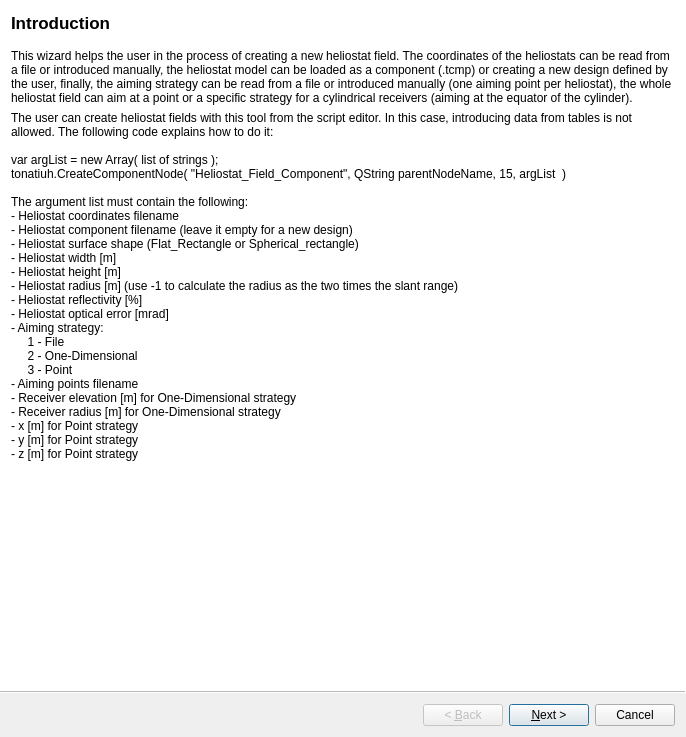
<?xml version="1.0" encoding="UTF-8"?>
<ui version="4.0">
 <class>HeliostatFieldWizard</class>
 <widget class="QWizard" name="HeliostatFieldWizard">
  <property name="geometry">
   <rect>
    <x>0</x>
    <y>0</y>
    <width>686</width>
    <height>737</height>
   </rect>
  </property>
  <property name="sizePolicy">
   <sizepolicy hsizetype="Preferred" vsizetype="Preferred">
    <horstretch>0</horstretch>
    <verstretch>0</verstretch>
   </sizepolicy>
  </property>
  <property name="minimumSize">
   <size>
    <width>686</width>
    <height>737</height>
   </size>
  </property>
  <property name="windowTitle">
   <string>Heliostat Field Wizard</string>
  </property>
  <property name="modal">
   <bool>true</bool>
  </property>
  <property name="wizardStyle">
   <enum>QWizard::ModernStyle</enum>
  </property>
  <widget class="QWizardPage" name="introductionPage">
   <property name="title">
    <string>Introduction</string>
   </property>
   <property name="subTitle">
    <string/>
   </property>
   <attribute name="pageId">
    <string notr="true">1</string>
   </attribute>
   <layout class="QVBoxLayout" name="verticalLayout">
    <item>
     <widget class="QLabel" name="labelIntr1">
      <property name="text">
       <string>This wizard helps the user in the process of creating a new heliostat field. The coordinates of the heliostats can be read from a file or introduced manually, the heliostat model can be loaded as a component (.tcmp) or creating a new design defined by the user, finally, the aiming strategy can be read from a file or introduced manually (one aiming point per heliostat), the whole heliostat field can aim at a point or a specific strategy for a cylindrical receivers (aiming at the equator of the cylinder). </string>
      </property>
      <property name="scaledContents">
       <bool>false</bool>
      </property>
      <property name="wordWrap">
       <bool>true</bool>
      </property>
     </widget>
    </item>
    <item>
     <widget class="QLabel" name="labelIntro2">
      <property name="text">
       <string>The user can create heliostat fields with this tool from the script editor. In this case, introducing data from tables is not allowed. The following code explains how to do it:

var argList = new Array( list of strings );
tonatiuh.CreateComponentNode( &quot;Heliostat_Field_Component&quot;, QString parentNodeName, 15, argList  )

The argument list must contain the following:
- Heliostat coordinates filename
- Heliostat component filename (leave it empty for a new design)
- Heliostat surface shape (Flat_Rectangle or Spherical_rectangle)
- Heliostat width [m]
- Heliostat height [m]
- Heliostat radius [m] (use -1 to calculate the radius as the two times the slant range)
- Heliostat reflectivity [%]
- Heliostat optical error [mrad]
- Aiming strategy:
     1 - File
     2 - One-Dimensional
     3 - Point
- Aiming points filename
- Receiver elevation [m] for One-Dimensional strategy
- Receiver radius [m] for One-Dimensional strategy
- x [m] for Point strategy
- y [m] for Point strategy
- z [m] for Point strategy
</string>
      </property>
      <property name="scaledContents">
       <bool>false</bool>
      </property>
      <property name="wordWrap">
       <bool>true</bool>
      </property>
     </widget>
    </item>
   </layout>
  </widget>
  <widget class="QWizardPage" name="heliostatPage">
   <property name="sizePolicy">
    <sizepolicy hsizetype="Preferred" vsizetype="Preferred">
     <horstretch>0</horstretch>
     <verstretch>0</verstretch>
    </sizepolicy>
   </property>
   <property name="minimumSize">
    <size>
     <width>0</width>
     <height>0</height>
    </size>
   </property>
   <property name="baseSize">
    <size>
     <width>0</width>
     <height>0</height>
    </size>
   </property>
   <property name="title">
    <string>Heliostat Field Definition</string>
   </property>
   <property name="subTitle">
    <string>Please define the heliostat coordinates, heliostat model and aiming strategy.</string>
   </property>
   <attribute name="pageId">
    <string notr="true">2</string>
   </attribute>
   <layout class="QGridLayout" name="gridLayout">
    <property name="sizeConstraint">
     <enum>QLayout::SetNoConstraint</enum>
    </property>
    <item row="34" column="2">
     <widget class="QPushButton" name="editTableStrategyButton">
      <property name="text">
       <string>Edit</string>
      </property>
     </widget>
    </item>
    <item row="23" column="0" colspan="14">
     <widget class="Line" name="receiveLine">
      <property name="orientation">
       <enum>Qt::Horizontal</enum>
      </property>
     </widget>
    </item>
    <item row="3" column="0" colspan="14">
     <widget class="Line" name="coordLine">
      <property name="orientation">
       <enum>Qt::Horizontal</enum>
      </property>
     </widget>
    </item>
    <item row="4" column="1">
     <widget class="QRadioButton" name="fileNameHelRadio">
      <property name="minimumSize">
       <size>
        <width>100</width>
        <height>0</height>
       </size>
      </property>
      <property name="layoutDirection">
       <enum>Qt::LeftToRight</enum>
      </property>
      <property name="text">
       <string>File Name:</string>
      </property>
      <property name="checked">
       <bool>false</bool>
      </property>
      <property name="autoExclusive">
       <bool>false</bool>
      </property>
     </widget>
    </item>
    <item row="5" column="1">
     <widget class="QRadioButton" name="tableHelRadio">
      <property name="enabled">
       <bool>true</bool>
      </property>
      <property name="text">
       <string>Table:</string>
      </property>
      <property name="checkable">
       <bool>true</bool>
      </property>
      <property name="autoExclusive">
       <bool>false</bool>
      </property>
     </widget>
    </item>
    <item row="10" column="1">
     <widget class="QRadioButton" name="componentRadio">
      <property name="minimumSize">
       <size>
        <width>100</width>
        <height>0</height>
       </size>
      </property>
      <property name="maximumSize">
       <size>
        <width>0</width>
        <height>16777215</height>
       </size>
      </property>
      <property name="text">
       <string>Component:</string>
      </property>
      <property name="checked">
       <bool>false</bool>
      </property>
      <property name="autoExclusive">
       <bool>false</bool>
      </property>
     </widget>
    </item>
    <item row="24" column="1">
     <widget class="QRadioButton" name="fileNameStrategyRadio">
      <property name="minimumSize">
       <size>
        <width>100</width>
        <height>0</height>
       </size>
      </property>
      <property name="text">
       <string>File Name:</string>
      </property>
      <property name="checked">
       <bool>false</bool>
      </property>
      <property name="autoExclusive">
       <bool>false</bool>
      </property>
     </widget>
    </item>
    <item row="31" column="7">
     <spacer name="horizontalSpacer_4">
      <property name="orientation">
       <enum>Qt::Horizontal</enum>
      </property>
      <property name="sizeType">
       <enum>QSizePolicy::Minimum</enum>
      </property>
      <property name="sizeHint" stdset="0">
       <size>
        <width>40</width>
        <height>20</height>
       </size>
      </property>
     </spacer>
    </item>
    <item row="10" column="7">
     <widget class="QPushButton" name="openHelComponentButton">
      <property name="text">
       <string/>
      </property>
      <property name="icon">
       <iconset>
        <normaloff>:/icons/open.png</normaloff>:/icons/open.png</iconset>
      </property>
     </widget>
    </item>
    <item row="4" column="7">
     <widget class="QPushButton" name="openCoordFileButton">
      <property name="text">
       <string/>
      </property>
      <property name="icon">
       <iconset>
        <normaloff>:/icons/open.png</normaloff>:/icons/open.png</iconset>
      </property>
     </widget>
    </item>
    <item row="24" column="7">
     <widget class="QPushButton" name="openStrategyButton">
      <property name="text">
       <string/>
      </property>
      <property name="icon">
       <iconset>
        <normaloff>:/icons/open.png</normaloff>:/icons/open.png</iconset>
      </property>
     </widget>
    </item>
    <item row="33" column="4">
     <widget class="QLabel" name="zPointUnitLabel">
      <property name="enabled">
       <bool>true</bool>
      </property>
      <property name="sizePolicy">
       <sizepolicy hsizetype="Minimum" vsizetype="Preferred">
        <horstretch>0</horstretch>
        <verstretch>0</verstretch>
       </sizepolicy>
      </property>
      <property name="text">
       <string>m</string>
      </property>
     </widget>
    </item>
    <item row="19" column="4">
     <widget class="QDoubleSpinBox" name="hRadiusSpin">
      <property name="enabled">
       <bool>true</bool>
      </property>
      <property name="sizePolicy">
       <sizepolicy hsizetype="Preferred" vsizetype="Fixed">
        <horstretch>0</horstretch>
        <verstretch>0</verstretch>
       </sizepolicy>
      </property>
      <property name="maximumSize">
       <size>
        <width>150</width>
        <height>16777215</height>
       </size>
      </property>
      <property name="decimals">
       <number>3</number>
      </property>
      <property name="maximum">
       <double>99999999999999998278261272554585856747747644714015897553975120217811154108416.000000000000000</double>
      </property>
      <property name="value">
       <double>100.000000000000000</double>
      </property>
     </widget>
    </item>
    <item row="13" column="2">
     <widget class="QLabel" name="hWidthLabel">
      <property name="enabled">
       <bool>true</bool>
      </property>
      <property name="sizePolicy">
       <sizepolicy hsizetype="Minimum" vsizetype="Preferred">
        <horstretch>0</horstretch>
        <verstretch>0</verstretch>
       </sizepolicy>
      </property>
      <property name="text">
       <string>Width:</string>
      </property>
      <property name="alignment">
       <set>Qt::AlignRight|Qt::AlignTrailing|Qt::AlignVCenter</set>
      </property>
     </widget>
    </item>
    <item row="14" column="2">
     <widget class="QLabel" name="hHeightLabel">
      <property name="enabled">
       <bool>true</bool>
      </property>
      <property name="sizePolicy">
       <sizepolicy hsizetype="Minimum" vsizetype="Preferred">
        <horstretch>0</horstretch>
        <verstretch>0</verstretch>
       </sizepolicy>
      </property>
      <property name="text">
       <string>Height:</string>
      </property>
      <property name="alignment">
       <set>Qt::AlignRight|Qt::AlignTrailing|Qt::AlignVCenter</set>
      </property>
     </widget>
    </item>
    <item row="14" column="3">
     <widget class="QDoubleSpinBox" name="heightSpin">
      <property name="enabled">
       <bool>true</bool>
      </property>
      <property name="sizePolicy">
       <sizepolicy hsizetype="Preferred" vsizetype="Fixed">
        <horstretch>0</horstretch>
        <verstretch>0</verstretch>
       </sizepolicy>
      </property>
      <property name="maximumSize">
       <size>
        <width>150</width>
        <height>16777215</height>
       </size>
      </property>
      <property name="decimals">
       <number>4</number>
      </property>
      <property name="maximum">
       <double>100000000000000004188152556421145795899143386664033828314342771180699648.000000000000000</double>
      </property>
      <property name="value">
       <double>10.420000000000000</double>
      </property>
     </widget>
    </item>
    <item row="12" column="2">
     <widget class="QLabel" name="hShapeLabel">
      <property name="enabled">
       <bool>true</bool>
      </property>
      <property name="sizePolicy">
       <sizepolicy hsizetype="Minimum" vsizetype="Preferred">
        <horstretch>0</horstretch>
        <verstretch>0</verstretch>
       </sizepolicy>
      </property>
      <property name="text">
       <string>Shape:</string>
      </property>
      <property name="alignment">
       <set>Qt::AlignRight|Qt::AlignTrailing|Qt::AlignVCenter</set>
      </property>
     </widget>
    </item>
    <item row="12" column="3">
     <widget class="QComboBox" name="shapeBox">
      <property name="enabled">
       <bool>true</bool>
      </property>
      <property name="sizePolicy">
       <sizepolicy hsizetype="Preferred" vsizetype="Fixed">
        <horstretch>0</horstretch>
        <verstretch>0</verstretch>
       </sizepolicy>
      </property>
      <property name="minimumSize">
       <size>
        <width>125</width>
        <height>0</height>
       </size>
      </property>
      <property name="maximumSize">
       <size>
        <width>150</width>
        <height>16777215</height>
       </size>
      </property>
      <item>
       <property name="text">
        <string>Flat_Rectangle</string>
       </property>
      </item>
      <item>
       <property name="text">
        <string>Spherical_rectangle</string>
       </property>
      </item>
     </widget>
    </item>
    <item row="13" column="3">
     <widget class="QDoubleSpinBox" name="widthSpin">
      <property name="enabled">
       <bool>true</bool>
      </property>
      <property name="sizePolicy">
       <sizepolicy hsizetype="Preferred" vsizetype="Fixed">
        <horstretch>0</horstretch>
        <verstretch>0</verstretch>
       </sizepolicy>
      </property>
      <property name="maximumSize">
       <size>
        <width>150</width>
        <height>16777215</height>
       </size>
      </property>
      <property name="decimals">
       <number>4</number>
      </property>
      <property name="maximum">
       <double>10000000000000000725314363815292351261583744096465219555182101554790400.000000000000000</double>
      </property>
      <property name="value">
       <double>11.414999999999999</double>
      </property>
     </widget>
    </item>
    <item row="10" column="2" colspan="5">
     <widget class="QLineEdit" name="heliostatComponentLine">
      <property name="sizePolicy">
       <sizepolicy hsizetype="Minimum" vsizetype="Fixed">
        <horstretch>0</horstretch>
        <verstretch>0</verstretch>
       </sizepolicy>
      </property>
      <property name="maximumSize">
       <size>
        <width>16777215</width>
        <height>16777215</height>
       </size>
      </property>
     </widget>
    </item>
    <item row="8" column="0" colspan="14">
     <widget class="Line" name="surfaceLine">
      <property name="orientation">
       <enum>Qt::Horizontal</enum>
      </property>
     </widget>
    </item>
    <item row="19" column="3">
     <widget class="QRadioButton" name="radioCheckButton">
      <property name="enabled">
       <bool>true</bool>
      </property>
      <property name="sizePolicy">
       <sizepolicy hsizetype="Minimum" vsizetype="Fixed">
        <horstretch>0</horstretch>
        <verstretch>0</verstretch>
       </sizepolicy>
      </property>
      <property name="maximumSize">
       <size>
        <width>16777215</width>
        <height>16777215</height>
       </size>
      </property>
      <property name="text">
       <string>Equal radius</string>
      </property>
      <property name="autoExclusive">
       <bool>true</bool>
      </property>
     </widget>
    </item>
    <item row="19" column="5">
     <widget class="QLabel" name="hRadiusUnitLabel">
      <property name="enabled">
       <bool>true</bool>
      </property>
      <property name="sizePolicy">
       <sizepolicy hsizetype="Minimum" vsizetype="Preferred">
        <horstretch>0</horstretch>
        <verstretch>0</verstretch>
       </sizepolicy>
      </property>
      <property name="maximumSize">
       <size>
        <width>40</width>
        <height>16777215</height>
       </size>
      </property>
      <property name="text">
       <string>m</string>
      </property>
     </widget>
    </item>
    <item row="29" column="2">
     <widget class="QLabel" name="rRadiusLabel">
      <property name="enabled">
       <bool>true</bool>
      </property>
      <property name="sizePolicy">
       <sizepolicy hsizetype="Minimum" vsizetype="Preferred">
        <horstretch>0</horstretch>
        <verstretch>0</verstretch>
       </sizepolicy>
      </property>
      <property name="text">
       <string>Radius:</string>
      </property>
      <property name="alignment">
       <set>Qt::AlignRight|Qt::AlignTrailing|Qt::AlignVCenter</set>
      </property>
     </widget>
    </item>
    <item row="32" column="2">
     <widget class="QLabel" name="yPointLabel">
      <property name="enabled">
       <bool>true</bool>
      </property>
      <property name="sizePolicy">
       <sizepolicy hsizetype="Minimum" vsizetype="Preferred">
        <horstretch>0</horstretch>
        <verstretch>0</verstretch>
       </sizepolicy>
      </property>
      <property name="text">
       <string>y:</string>
      </property>
      <property name="alignment">
       <set>Qt::AlignRight|Qt::AlignTrailing|Qt::AlignVCenter</set>
      </property>
     </widget>
    </item>
    <item row="33" column="2">
     <widget class="QLabel" name="zPointLabel">
      <property name="enabled">
       <bool>true</bool>
      </property>
      <property name="sizePolicy">
       <sizepolicy hsizetype="Minimum" vsizetype="Preferred">
        <horstretch>0</horstretch>
        <verstretch>0</verstretch>
       </sizepolicy>
      </property>
      <property name="text">
       <string>z:</string>
      </property>
      <property name="alignment">
       <set>Qt::AlignRight|Qt::AlignTrailing|Qt::AlignVCenter</set>
      </property>
     </widget>
    </item>
    <item row="31" column="2">
     <widget class="QLabel" name="xPointLabel">
      <property name="enabled">
       <bool>true</bool>
      </property>
      <property name="sizePolicy">
       <sizepolicy hsizetype="Minimum" vsizetype="Preferred">
        <horstretch>0</horstretch>
        <verstretch>0</verstretch>
       </sizepolicy>
      </property>
      <property name="text">
       <string>x:</string>
      </property>
      <property name="alignment">
       <set>Qt::AlignRight|Qt::AlignTrailing|Qt::AlignVCenter</set>
      </property>
     </widget>
    </item>
    <item row="21" column="2">
     <widget class="QLabel" name="rSigmaLabel">
      <property name="enabled">
       <bool>true</bool>
      </property>
      <property name="sizePolicy">
       <sizepolicy hsizetype="Minimum" vsizetype="Preferred">
        <horstretch>0</horstretch>
        <verstretch>0</verstretch>
       </sizepolicy>
      </property>
      <property name="text">
       <string>Sigma Slope:</string>
      </property>
      <property name="alignment">
       <set>Qt::AlignRight|Qt::AlignTrailing|Qt::AlignVCenter</set>
      </property>
     </widget>
    </item>
    <item row="27" column="2">
     <widget class="QLabel" name="rElevationLabel">
      <property name="enabled">
       <bool>true</bool>
      </property>
      <property name="sizePolicy">
       <sizepolicy hsizetype="Minimum" vsizetype="Preferred">
        <horstretch>0</horstretch>
        <verstretch>0</verstretch>
       </sizepolicy>
      </property>
      <property name="text">
       <string>Elevation:</string>
      </property>
      <property name="alignment">
       <set>Qt::AlignRight|Qt::AlignTrailing|Qt::AlignVCenter</set>
      </property>
     </widget>
    </item>
    <item row="16" column="2">
     <widget class="QLabel" name="radiusLabel">
      <property name="enabled">
       <bool>true</bool>
      </property>
      <property name="sizePolicy">
       <sizepolicy hsizetype="Minimum" vsizetype="Preferred">
        <horstretch>0</horstretch>
        <verstretch>0</verstretch>
       </sizepolicy>
      </property>
      <property name="text">
       <string>Radius:</string>
      </property>
      <property name="alignment">
       <set>Qt::AlignRight|Qt::AlignTrailing|Qt::AlignVCenter</set>
      </property>
     </widget>
    </item>
    <item row="20" column="2">
     <widget class="QLabel" name="hReflectivityLabel">
      <property name="enabled">
       <bool>true</bool>
      </property>
      <property name="sizePolicy">
       <sizepolicy hsizetype="Minimum" vsizetype="Preferred">
        <horstretch>0</horstretch>
        <verstretch>0</verstretch>
       </sizepolicy>
      </property>
      <property name="text">
       <string>Reflectivity:</string>
      </property>
      <property name="alignment">
       <set>Qt::AlignRight|Qt::AlignTrailing|Qt::AlignVCenter</set>
      </property>
     </widget>
    </item>
    <item row="14" column="4">
     <widget class="QLabel" name="hHeightUnitLabel">
      <property name="enabled">
       <bool>true</bool>
      </property>
      <property name="sizePolicy">
       <sizepolicy hsizetype="Minimum" vsizetype="Preferred">
        <horstretch>0</horstretch>
        <verstretch>0</verstretch>
       </sizepolicy>
      </property>
      <property name="text">
       <string>m</string>
      </property>
     </widget>
    </item>
    <item row="21" column="3">
     <widget class="QDoubleSpinBox" name="hSigmaSpin">
      <property name="enabled">
       <bool>true</bool>
      </property>
      <property name="sizePolicy">
       <sizepolicy hsizetype="Preferred" vsizetype="Fixed">
        <horstretch>0</horstretch>
        <verstretch>0</verstretch>
       </sizepolicy>
      </property>
      <property name="maximumSize">
       <size>
        <width>150</width>
        <height>16777215</height>
       </size>
      </property>
      <property name="decimals">
       <number>4</number>
      </property>
      <property name="maximum">
       <double>1000000000000000042420637374017961984.000000000000000</double>
      </property>
     </widget>
    </item>
    <item row="21" column="4">
     <widget class="QLabel" name="mRadLabel">
      <property name="enabled">
       <bool>true</bool>
      </property>
      <property name="sizePolicy">
       <sizepolicy hsizetype="Minimum" vsizetype="Preferred">
        <horstretch>0</horstretch>
        <verstretch>0</verstretch>
       </sizepolicy>
      </property>
      <property name="text">
       <string>mrad</string>
      </property>
     </widget>
    </item>
    <item row="13" column="4">
     <widget class="QLabel" name="hWidthUnitLabel">
      <property name="enabled">
       <bool>true</bool>
      </property>
      <property name="sizePolicy">
       <sizepolicy hsizetype="Minimum" vsizetype="Preferred">
        <horstretch>0</horstretch>
        <verstretch>0</verstretch>
       </sizepolicy>
      </property>
      <property name="text">
       <string>m</string>
      </property>
     </widget>
    </item>
    <item row="20" column="3">
     <widget class="QDoubleSpinBox" name="hReflectivitySpin">
      <property name="enabled">
       <bool>true</bool>
      </property>
      <property name="sizePolicy">
       <sizepolicy hsizetype="Preferred" vsizetype="Fixed">
        <horstretch>0</horstretch>
        <verstretch>0</verstretch>
       </sizepolicy>
      </property>
      <property name="maximumSize">
       <size>
        <width>150</width>
        <height>16777215</height>
       </size>
      </property>
      <property name="decimals">
       <number>4</number>
      </property>
      <property name="maximum">
       <double>100.000000000000000</double>
      </property>
      <property name="value">
       <double>100.000000000000000</double>
      </property>
     </widget>
    </item>
    <item row="20" column="4">
     <widget class="QLabel" name="hReflectivityUnitLabel">
      <property name="enabled">
       <bool>true</bool>
      </property>
      <property name="sizePolicy">
       <sizepolicy hsizetype="Minimum" vsizetype="Preferred">
        <horstretch>0</horstretch>
        <verstretch>0</verstretch>
       </sizepolicy>
      </property>
      <property name="text">
       <string>%</string>
      </property>
     </widget>
    </item>
    <item row="31" column="3">
     <widget class="QDoubleSpinBox" name="xPointSpin">
      <property name="enabled">
       <bool>true</bool>
      </property>
      <property name="sizePolicy">
       <sizepolicy hsizetype="Preferred" vsizetype="Fixed">
        <horstretch>0</horstretch>
        <verstretch>0</verstretch>
       </sizepolicy>
      </property>
      <property name="maximumSize">
       <size>
        <width>150</width>
        <height>16777215</height>
       </size>
      </property>
      <property name="decimals">
       <number>4</number>
      </property>
      <property name="minimum">
       <double>-1000000000.000000000000000</double>
      </property>
      <property name="maximum">
       <double>1000000000.000000000000000</double>
      </property>
     </widget>
    </item>
    <item row="29" column="3">
     <widget class="QDoubleSpinBox" name="rRadiusSpin">
      <property name="enabled">
       <bool>true</bool>
      </property>
      <property name="sizePolicy">
       <sizepolicy hsizetype="Preferred" vsizetype="Fixed">
        <horstretch>0</horstretch>
        <verstretch>0</verstretch>
       </sizepolicy>
      </property>
      <property name="maximumSize">
       <size>
        <width>150</width>
        <height>16777215</height>
       </size>
      </property>
      <property name="decimals">
       <number>4</number>
      </property>
      <property name="maximum">
       <double>999999999.000000000000000</double>
      </property>
     </widget>
    </item>
    <item row="27" column="3">
     <widget class="QDoubleSpinBox" name="rElevationSpin">
      <property name="enabled">
       <bool>true</bool>
      </property>
      <property name="sizePolicy">
       <sizepolicy hsizetype="Preferred" vsizetype="Fixed">
        <horstretch>0</horstretch>
        <verstretch>0</verstretch>
       </sizepolicy>
      </property>
      <property name="maximumSize">
       <size>
        <width>150</width>
        <height>16777215</height>
       </size>
      </property>
      <property name="decimals">
       <number>4</number>
      </property>
      <property name="maximum">
       <double>1000000000.000000000000000</double>
      </property>
     </widget>
    </item>
    <item row="29" column="4">
     <widget class="QLabel" name="rRadiusUnitLabel">
      <property name="enabled">
       <bool>true</bool>
      </property>
      <property name="sizePolicy">
       <sizepolicy hsizetype="Minimum" vsizetype="Preferred">
        <horstretch>0</horstretch>
        <verstretch>0</verstretch>
       </sizepolicy>
      </property>
      <property name="text">
       <string>m</string>
      </property>
     </widget>
    </item>
    <item row="32" column="3">
     <widget class="QDoubleSpinBox" name="yPointSpin">
      <property name="enabled">
       <bool>true</bool>
      </property>
      <property name="sizePolicy">
       <sizepolicy hsizetype="Preferred" vsizetype="Fixed">
        <horstretch>0</horstretch>
        <verstretch>0</verstretch>
       </sizepolicy>
      </property>
      <property name="maximumSize">
       <size>
        <width>150</width>
        <height>16777215</height>
       </size>
      </property>
      <property name="decimals">
       <number>4</number>
      </property>
      <property name="maximum">
       <double>1000000000.000000000000000</double>
      </property>
     </widget>
    </item>
    <item row="27" column="4">
     <widget class="QLabel" name="rElevationUnitLabel">
      <property name="enabled">
       <bool>true</bool>
      </property>
      <property name="sizePolicy">
       <sizepolicy hsizetype="Minimum" vsizetype="Preferred">
        <horstretch>0</horstretch>
        <verstretch>0</verstretch>
       </sizepolicy>
      </property>
      <property name="text">
       <string>m</string>
      </property>
     </widget>
    </item>
    <item row="33" column="3">
     <widget class="QDoubleSpinBox" name="zPointSpin">
      <property name="enabled">
       <bool>true</bool>
      </property>
      <property name="sizePolicy">
       <sizepolicy hsizetype="Preferred" vsizetype="Fixed">
        <horstretch>0</horstretch>
        <verstretch>0</verstretch>
       </sizepolicy>
      </property>
      <property name="maximumSize">
       <size>
        <width>150</width>
        <height>16777215</height>
       </size>
      </property>
      <property name="decimals">
       <number>4</number>
      </property>
      <property name="minimum">
       <double>-1000000000.000000000000000</double>
      </property>
      <property name="maximum">
       <double>1000000000.000000000000000</double>
      </property>
     </widget>
    </item>
    <item row="32" column="4">
     <widget class="QLabel" name="yPointUnitLabel">
      <property name="enabled">
       <bool>true</bool>
      </property>
      <property name="sizePolicy">
       <sizepolicy hsizetype="Minimum" vsizetype="Preferred">
        <horstretch>0</horstretch>
        <verstretch>0</verstretch>
       </sizepolicy>
      </property>
      <property name="text">
       <string>m</string>
      </property>
     </widget>
    </item>
    <item row="31" column="4">
     <widget class="QLabel" name="xPointUnitLabel">
      <property name="enabled">
       <bool>true</bool>
      </property>
      <property name="sizePolicy">
       <sizepolicy hsizetype="Minimum" vsizetype="Preferred">
        <horstretch>0</horstretch>
        <verstretch>0</verstretch>
       </sizepolicy>
      </property>
      <property name="text">
       <string>m</string>
      </property>
     </widget>
    </item>
    <item row="24" column="2" colspan="5">
     <widget class="QLineEdit" name="strategyLine">
      <property name="enabled">
       <bool>true</bool>
      </property>
      <property name="sizePolicy">
       <sizepolicy hsizetype="Minimum" vsizetype="Fixed">
        <horstretch>0</horstretch>
        <verstretch>0</verstretch>
       </sizepolicy>
      </property>
      <property name="maximumSize">
       <size>
        <width>16777215</width>
        <height>16777215</height>
       </size>
      </property>
     </widget>
    </item>
    <item row="4" column="2" colspan="5">
     <widget class="QLineEdit" name="heliostatCoordinatesLine">
      <property name="sizePolicy">
       <sizepolicy hsizetype="Minimum" vsizetype="Fixed">
        <horstretch>0</horstretch>
        <verstretch>0</verstretch>
       </sizepolicy>
      </property>
      <property name="maximumSize">
       <size>
        <width>16777215</width>
        <height>16777215</height>
       </size>
      </property>
     </widget>
    </item>
    <item row="4" column="0">
     <spacer name="horizontalSpacer_3">
      <property name="orientation">
       <enum>Qt::Horizontal</enum>
      </property>
      <property name="sizeType">
       <enum>QSizePolicy::Minimum</enum>
      </property>
      <property name="sizeHint" stdset="0">
       <size>
        <width>10</width>
        <height>20</height>
       </size>
      </property>
     </spacer>
    </item>
    <item row="5" column="2">
     <widget class="QPushButton" name="editHelCoordsButton">
      <property name="text">
       <string>Edit</string>
      </property>
     </widget>
    </item>
    <item row="34" column="1">
     <widget class="QRadioButton" name="tableStrategyRadio">
      <property name="minimumSize">
       <size>
        <width>100</width>
        <height>0</height>
       </size>
      </property>
      <property name="text">
       <string>Table:</string>
      </property>
      <property name="autoExclusive">
       <bool>false</bool>
      </property>
     </widget>
    </item>
    <item row="18" column="3" colspan="2">
     <widget class="QRadioButton" name="slantCheck">
      <property name="enabled">
       <bool>true</bool>
      </property>
      <property name="sizePolicy">
       <sizepolicy hsizetype="Minimum" vsizetype="Fixed">
        <horstretch>0</horstretch>
        <verstretch>0</verstretch>
       </sizepolicy>
      </property>
      <property name="maximumSize">
       <size>
        <width>16777215</width>
        <height>16777215</height>
       </size>
      </property>
      <property name="text">
       <string>Two times slant range</string>
      </property>
      <property name="checked">
       <bool>false</bool>
      </property>
      <property name="autoExclusive">
       <bool>true</bool>
      </property>
     </widget>
    </item>
    <item row="11" column="1" colspan="2">
     <widget class="QRadioButton" name="newDesignRadio">
      <property name="text">
       <string>New Design:</string>
      </property>
      <property name="autoExclusive">
       <bool>false</bool>
      </property>
     </widget>
    </item>
    <item row="26" column="1" colspan="2">
     <widget class="QRadioButton" name="oneDimensionalStrategyRadio">
      <property name="enabled">
       <bool>true</bool>
      </property>
      <property name="minimumSize">
       <size>
        <width>0</width>
        <height>0</height>
       </size>
      </property>
      <property name="text">
       <string>One-Dimensional:</string>
      </property>
      <property name="checked">
       <bool>false</bool>
      </property>
      <property name="autoExclusive">
       <bool>false</bool>
      </property>
     </widget>
    </item>
    <item row="30" column="1" colspan="2">
     <widget class="QRadioButton" name="pointStrategyRadio">
      <property name="text">
       <string>Point:</string>
      </property>
      <property name="checked">
       <bool>false</bool>
      </property>
      <property name="autoExclusive">
       <bool>false</bool>
      </property>
     </widget>
    </item>
    <item row="2" column="0" colspan="4">
     <widget class="QLabel" name="coordinatesLabel">
      <property name="sizePolicy">
       <sizepolicy hsizetype="Minimum" vsizetype="Preferred">
        <horstretch>0</horstretch>
        <verstretch>0</verstretch>
       </sizepolicy>
      </property>
      <property name="text">
       <string>Heliostats coordinates:</string>
      </property>
     </widget>
    </item>
    <item row="7" column="0" colspan="4">
     <widget class="QLabel" name="heliostatLabel">
      <property name="sizePolicy">
       <sizepolicy hsizetype="Minimum" vsizetype="Preferred">
        <horstretch>0</horstretch>
        <verstretch>0</verstretch>
       </sizepolicy>
      </property>
      <property name="text">
       <string>Heliostat:</string>
      </property>
     </widget>
    </item>
    <item row="22" column="0" colspan="4">
     <widget class="QLabel" name="receiverLabel">
      <property name="sizePolicy">
       <sizepolicy hsizetype="Minimum" vsizetype="Preferred">
        <horstretch>0</horstretch>
        <verstretch>0</verstretch>
       </sizepolicy>
      </property>
      <property name="text">
       <string>Aiming Strategy:</string>
      </property>
     </widget>
    </item>
   </layout>
  </widget>
 </widget>
 <tabstops>
  <tabstop>widthSpin</tabstop>
  <tabstop>heightSpin</tabstop>
  <tabstop>hReflectivitySpin</tabstop>
  <tabstop>hSigmaSpin</tabstop>
 </tabstops>
 <resources>
  <include location="../../../sde64/workspace/TonatiuhProject/src/tonatiuh.qrc"/>
 </resources>
 <connections>
  <connection>
   <sender>radioCheckButton</sender>
   <signal>toggled(bool)</signal>
   <receiver>hRadiusSpin</receiver>
   <slot>setEnabled(bool)</slot>
   <hints>
    <hint type="sourcelabel">
     <x>281</x>
     <y>232</y>
    </hint>
    <hint type="destinationlabel">
     <x>438</x>
     <y>232</y>
    </hint>
   </hints>
  </connection>
  <connection>
   <sender>radioCheckButton</sender>
   <signal>toggled(bool)</signal>
   <receiver>hRadiusUnitLabel</receiver>
   <slot>setEnabled(bool)</slot>
   <hints>
    <hint type="sourcelabel">
     <x>281</x>
     <y>232</y>
    </hint>
    <hint type="destinationlabel">
     <x>533</x>
     <y>232</y>
    </hint>
   </hints>
  </connection>
 </connections>
</ui>
